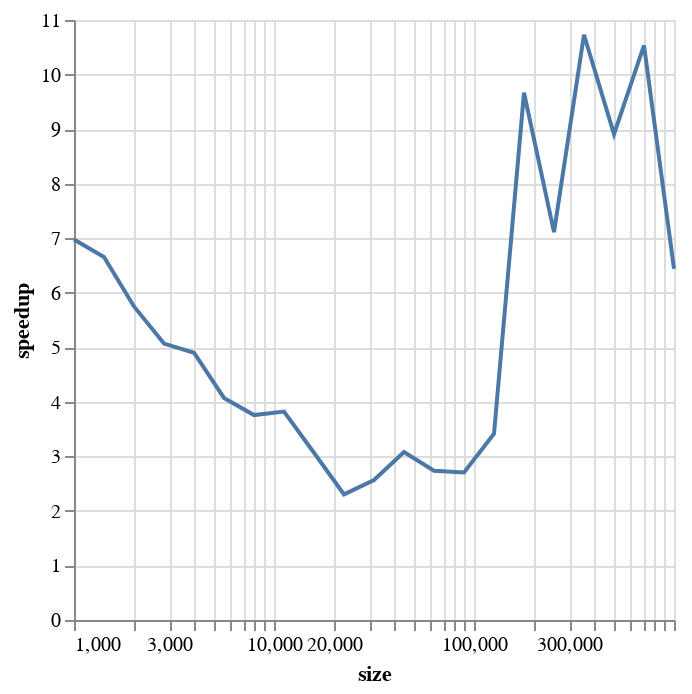

This figure's notebook cell:
### Markdown cell above
We can also plot the 'speedup' or the ratio of how much quicker `Send` calls are than `send`:

### Code cell
speedup_df = df.groupby(["size", "kind"]).per_call.first().unstack()
speedup_df["speedup"] = speedup_df["send"] / speedup_df["Send"]
alt.Chart(speedup_df.reset_index()).mark_line().encode(
    x=alt.X("size", scale=alt.Scale(type="log")),
    y="speedup",
)

### Figure 1 — Vega-Lite specification as saved in the notebook (floating-point values rounded to 4 significant figures)
{"config": {"view": {"continuousWidth": 300, "continuousHeight": 300}}, "data": {"name": "data-0eab53a9aa95bb68aeee16e2fa5351ae"}, "mark": {"type": "line"}, "encoding": {"x": {"field": "size", "scale": {"type": "log"}, "type": "quantitative"}, "y": {"field": "speedup", "type": "quantitative"}}, "$schema": "https://vega.github.io/schema/vega-lite/v5.8.0.json", "datasets": {"data-0eab53a9aa95bb68aeee16e2fa5351ae": [{"size": 1000, "Send": 8.281e-06, "send": 5.776e-05, "speedup": 6.974}, {"size": 1412, "Send": 9.509e-06, "send": 6.328e-05, "speedup": 6.655}, {"size": 1995, "Send": 1.176e-05, "send": 6.76e-05, "speedup": 5.749}, {"size": 2818, "Send": 1.638e-05, "send": 8.301e-05, "speedup": 5.068}, {"size": 3981, "Send": 1.69e-05, "send": 8.282e-05, "speedup": 4.9}, {"size": 5623, "Send": 2.058e-05, "send": 8.38e-05, "speedup": 4.072}, {"size": 7943, "Send": 2.757e-05, "send": 0.0001036, "speedup": 3.757}, {"size": 11220, "Send": 3.014e-05, "send": 0.0001152, "speedup": 3.821}, {"size": 15848, "Send": 4.032e-05, "send": 0.0001236, "speedup": 3.066}, {"size": 22387, "Send": 7.134e-05, "send": 0.0001643, "speedup": 2.303}, {"size": 31622, "Send": 9.31e-05, "send": 0.000239, "speedup": 2.567}, {"size": 44668, "Send": 0.0001044, "send": 0.0003215, "speedup": 3.08}, {"size": 63095, "Send": 0.0001457, "send": 0.000399, "speedup": 2.738}, {"size": 89125, "Send": 0.000223, "send": 0.0006034, "speedup": 2.706}, {"size": 125892, "Send": 0.0003507, "send": 0.001197, "speedup": 3.414}, {"size": 177827, "Send": 0.0004945, "send": 0.00478, "speedup": 9.666}, {"size": 251188, "Send": 0.0006861, "send": 0.004879, "speedup": 7.112}, {"size": 354813, "Send": 0.0009443, "send": 0.01013, "speedup": 10.73}, {"size": 501187, "Send": 0.001471, "send": 0.0131, "speedup": 8.907}, {"size": 707945, "Send": 0.001933, "send": 0.02036, "speedup": 10.53}, {"size": 1000000, "Send": 0.003498, "send": 0.02253, "speedup": 6.441}]}}
